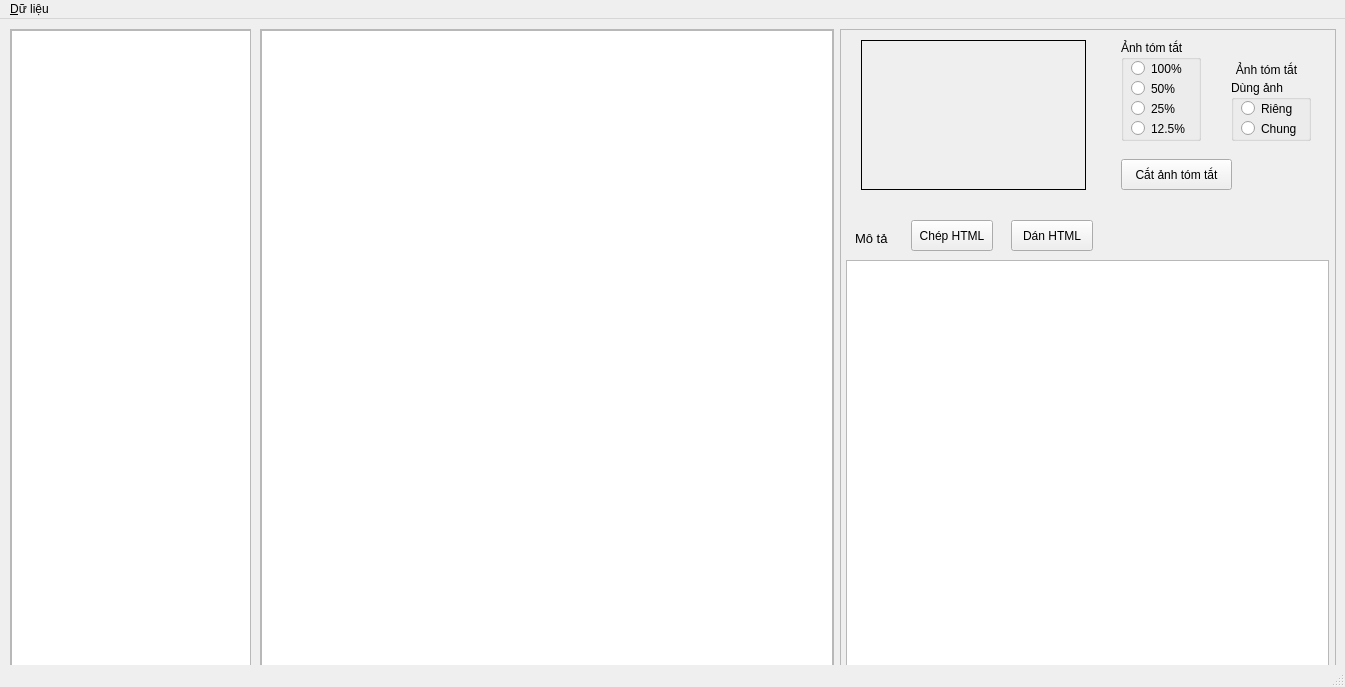
<?xml version="1.0" encoding="UTF-8"?>
<ui version="4.0">
 <class>MainWindow</class>
 <widget class="QMainWindow" name="MainWindow">
  <property name="geometry">
   <rect>
    <x>0</x>
    <y>0</y>
    <width>1345</width>
    <height>687</height>
   </rect>
  </property>
  <property name="windowTitle">
   <string>Du Lieu Ca Kieng</string>
  </property>
  <widget class="QWidget" name="centralwidget">
   <widget class="QScrollArea" name="sideArea">
    <property name="geometry">
     <rect>
      <x>10</x>
      <y>10</y>
      <width>241</width>
      <height>651</height>
     </rect>
    </property>
    <property name="widgetResizable">
     <bool>true</bool>
    </property>
    <widget class="QWidget" name="sideWidgetContents">
     <property name="geometry">
      <rect>
       <x>0</x>
       <y>0</y>
       <width>239</width>
       <height>649</height>
      </rect>
     </property>
     <widget class="QTreeView" name="categories">
      <property name="geometry">
       <rect>
        <x>0</x>
        <y>0</y>
        <width>241</width>
        <height>651</height>
       </rect>
      </property>
     </widget>
    </widget>
   </widget>
   <widget class="QScrollArea" name="mainArea">
    <property name="geometry">
     <rect>
      <x>260</x>
      <y>10</y>
      <width>574</width>
      <height>651</height>
     </rect>
    </property>
    <property name="widgetResizable">
     <bool>true</bool>
    </property>
    <widget class="QWidget" name="mainWidgetContents">
     <property name="geometry">
      <rect>
       <x>0</x>
       <y>0</y>
       <width>572</width>
       <height>649</height>
      </rect>
     </property>
     <widget class="QTableView" name="productData">
      <property name="geometry">
       <rect>
        <x>0</x>
        <y>0</y>
        <width>572</width>
        <height>651</height>
       </rect>
      </property>
     </widget>
     <widget class="QLabel" name="noneData">
      <property name="geometry">
       <rect>
        <x>20</x>
        <y>20</y>
        <width>301</width>
        <height>41</height>
       </rect>
      </property>
      <property name="font">
       <font>
        <pointsize>20</pointsize>
       </font>
      </property>
      <property name="text">
       <string>Vui lòng chọn danh mục</string>
      </property>
     </widget>
     <zorder>noneData</zorder>
     <zorder>productData</zorder>
    </widget>
   </widget>
   <widget class="QScrollArea" name="detailsArea">
    <property name="geometry">
     <rect>
      <x>840</x>
      <y>10</y>
      <width>496</width>
      <height>651</height>
     </rect>
    </property>
    <property name="widgetResizable">
     <bool>true</bool>
    </property>
    <widget class="QWidget" name="detailsWidgetContents">
     <property name="geometry">
      <rect>
       <x>0</x>
       <y>0</y>
       <width>494</width>
       <height>649</height>
      </rect>
     </property>
     <widget class="QTextEdit" name="description">
      <property name="geometry">
       <rect>
        <x>5</x>
        <y>230</y>
        <width>483</width>
        <height>411</height>
       </rect>
      </property>
      <property name="font">
       <font>
        <pointsize>10</pointsize>
       </font>
      </property>
     </widget>
     <widget class="QLabel" name="descriptionLabel">
      <property name="geometry">
       <rect>
        <x>14</x>
        <y>200</y>
        <width>51</width>
        <height>16</height>
       </rect>
      </property>
      <property name="font">
       <font>
        <pointsize>10</pointsize>
       </font>
      </property>
      <property name="text">
       <string>Mô tả</string>
      </property>
     </widget>
     <widget class="QLabel" name="img">
      <property name="geometry">
       <rect>
        <x>20</x>
        <y>10</y>
        <width>225</width>
        <height>150</height>
       </rect>
      </property>
      <property name="styleSheet">
       <string notr="true">.QLabel{border: 1px solid black;}</string>
      </property>
      <property name="text">
       <string/>
      </property>
     </widget>
     <widget class="QGroupBox" name="activeImg">
      <property name="geometry">
       <rect>
        <x>390</x>
        <y>50</y>
        <width>80</width>
        <height>61</height>
       </rect>
      </property>
      <property name="title">
       <string>Dùng ảnh</string>
      </property>
      <widget class="QRadioButton" name="prodImg">
       <property name="geometry">
        <rect>
         <x>10</x>
         <y>20</y>
         <width>61</width>
         <height>17</height>
        </rect>
       </property>
       <property name="text">
        <string>Riêng</string>
       </property>
      </widget>
      <widget class="QRadioButton" name="catImg">
       <property name="geometry">
        <rect>
         <x>10</x>
         <y>40</y>
         <width>61</width>
         <height>17</height>
        </rect>
       </property>
       <property name="text">
        <string>Chung</string>
       </property>
      </widget>
     </widget>
     <widget class="QGroupBox" name="briefImgScale">
      <property name="geometry">
       <rect>
        <x>280</x>
        <y>10</y>
        <width>80</width>
        <height>101</height>
       </rect>
      </property>
      <property name="title">
       <string>Ảnh tóm tắt</string>
      </property>
      <widget class="QRadioButton" name="briefFull">
       <property name="geometry">
        <rect>
         <x>10</x>
         <y>20</y>
         <width>61</width>
         <height>17</height>
        </rect>
       </property>
       <property name="text">
        <string>100%</string>
       </property>
      </widget>
      <widget class="QRadioButton" name="briefHalf">
       <property name="geometry">
        <rect>
         <x>10</x>
         <y>40</y>
         <width>61</width>
         <height>17</height>
        </rect>
       </property>
       <property name="text">
        <string>50%</string>
       </property>
      </widget>
      <widget class="QRadioButton" name="briefQuarter">
       <property name="geometry">
        <rect>
         <x>10</x>
         <y>60</y>
         <width>71</width>
         <height>17</height>
        </rect>
       </property>
       <property name="text">
        <string>25%</string>
       </property>
      </widget>
      <widget class="QRadioButton" name="briefMin">
       <property name="geometry">
        <rect>
         <x>10</x>
         <y>80</y>
         <width>61</width>
         <height>17</height>
        </rect>
       </property>
       <property name="text">
        <string>12.5%</string>
       </property>
      </widget>
     </widget>
     <widget class="QPushButton" name="dropBriefImg">
      <property name="geometry">
       <rect>
        <x>280</x>
        <y>129</y>
        <width>111</width>
        <height>31</height>
       </rect>
      </property>
      <property name="text">
       <string>Cắt ảnh tóm tắt</string>
      </property>
     </widget>
     <widget class="QLabel" name="label">
      <property name="geometry">
       <rect>
        <x>390</x>
        <y>30</y>
        <width>71</width>
        <height>20</height>
       </rect>
      </property>
      <property name="text">
       <string>Ảnh tóm tắt</string>
      </property>
      <property name="alignment">
       <set>Qt::AlignCenter</set>
      </property>
     </widget>
     <widget class="QPushButton" name="pasteDescription">
      <property name="geometry">
       <rect>
        <x>170</x>
        <y>190</y>
        <width>82</width>
        <height>31</height>
       </rect>
      </property>
      <property name="text">
       <string>Dán HTML</string>
      </property>
     </widget>
     <widget class="QPushButton" name="copyDescription">
      <property name="geometry">
       <rect>
        <x>70</x>
        <y>190</y>
        <width>82</width>
        <height>31</height>
       </rect>
      </property>
      <property name="text">
       <string>Chép HTML</string>
      </property>
     </widget>
    </widget>
   </widget>
   <widget class="QScrollArea" name="categoryArea">
    <property name="geometry">
     <rect>
      <x>840</x>
      <y>10</y>
      <width>496</width>
      <height>651</height>
     </rect>
    </property>
    <property name="widgetResizable">
     <bool>true</bool>
    </property>
    <widget class="QWidget" name="categoryWidgetContents">
     <property name="geometry">
      <rect>
       <x>0</x>
       <y>0</y>
       <width>494</width>
       <height>649</height>
      </rect>
     </property>
    </widget>
   </widget>
   <zorder>categoryArea</zorder>
   <zorder>sideArea</zorder>
   <zorder>mainArea</zorder>
   <zorder>detailsArea</zorder>
  </widget>
  <widget class="QMenuBar" name="menubar">
   <property name="geometry">
    <rect>
     <x>0</x>
     <y>0</y>
     <width>1345</width>
     <height>21</height>
    </rect>
   </property>
   <widget class="QMenu" name="menuDatabase">
    <property name="title">
     <string>&amp;Dữ liệu</string>
    </property>
    <addaction name="actionData"/>
    <addaction name="separator"/>
    <addaction name="actionSave"/>
   </widget>
   <addaction name="menuDatabase"/>
  </widget>
  <widget class="QStatusBar" name="statusbar"/>
  <action name="actionSave">
   <property name="text">
    <string>&amp;Lưu</string>
   </property>
  </action>
  <action name="actionMetaData">
   <property name="text">
    <string>&amp;Siêu dữ liệu</string>
   </property>
  </action>
  <action name="actionData">
   <property name="text">
    <string>&amp;Danh sách</string>
   </property>
  </action>
 </widget>
 <resources/>
 <connections>
  <connection>
   <sender>actionSave</sender>
   <signal>triggered()</signal>
   <receiver>MainWindow</receiver>
   <slot>saveAll()</slot>
   <hints>
    <hint type="sourcelabel">
     <x>-1</x>
     <y>-1</y>
    </hint>
    <hint type="destinationlabel">
     <x>672</x>
     <y>343</y>
    </hint>
   </hints>
  </connection>
  <connection>
   <sender>actionData</sender>
   <signal>triggered()</signal>
   <receiver>MainWindow</receiver>
   <slot>switchDataViewInit()</slot>
   <hints>
    <hint type="sourcelabel">
     <x>-1</x>
     <y>-1</y>
    </hint>
    <hint type="destinationlabel">
     <x>672</x>
     <y>343</y>
    </hint>
   </hints>
  </connection>
 </connections>
 <slots>
  <slot>saveAll()</slot>
  <slot>switchCharacteristicsView()</slot>
  <slot>switchDataViewInit()</slot>
 </slots>
</ui>
